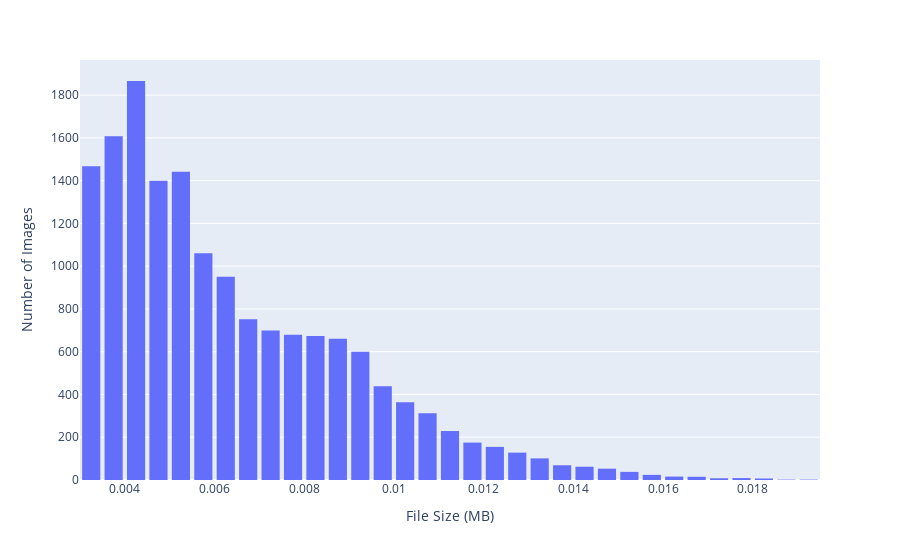

Notebook code cell kept with this figure:
### Markdown cell above
### Label Analisyis

### Code cell
m, s = plot_size(path_to_label_train)
print(f"Mean file size: {m*1000:.2f} kB")
print(f"Standard deviation of file size: {s*1000:.2f} kB")

### Figure 1 — Plotly figure (JSON) as saved in the notebook; plotly's stock layout.template omitted (floating-point values rounded to 4 significant figures; data arrays with more than 128 entries replaced by an {"elided": "..."} marker saying what was removed)
{"data": [{"alignmentgroup": "True", "bingroup": "x", "hovertemplate": "File Size (MB)=%{x}<br>count=%{y}<extra></extra>", "legendgroup": "", "marker": {"color": "#636efa", "pattern": {"shape": ""}}, "name": "", "nbinsx": 40, "offsetgroup": "", "orientation": "v", "showlegend": false, "type": "histogram", "x": {"elided": "16064 float values"}, "xaxis": "x", "yaxis": "y"}], "layout": {"bargap": 0.1, "bargroupgap": 0.1, "barmode": "relative", "legend": {"tracegroupgap": 0}, "margin": {"t": 60}, "showlegend": false, "xaxis": {"anchor": "y", "domain": [0, 1], "title": {"text": "File Size (MB)"}}, "yaxis": {"anchor": "x", "domain": [0, 1], "title": {"text": "Number of Images"}}}}
